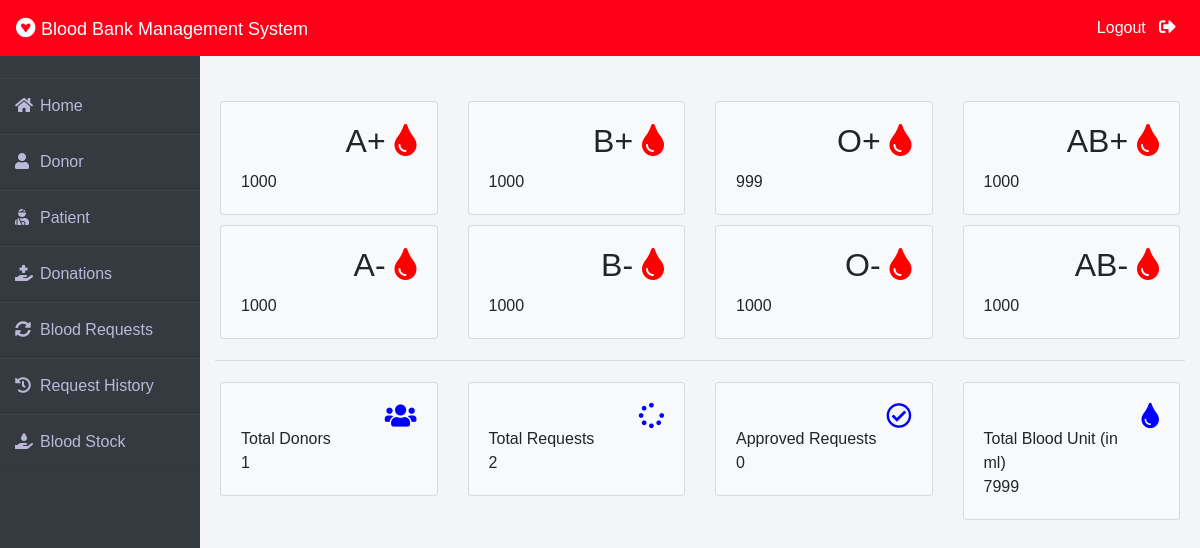
Screenshot of /admin-dashboard (signed in) with the database file from the repository.
### blood/models.py (models this page shows, shortened)
class Stock(models.Model):
    bloodgroup=models.CharField(max_length=10)
    unit=models.PositiveIntegerField(default=0)

### blood/views.py (the view)
# urls.py: path('admin-dashboard', views.admin_dashboard_view,name='admin-dashboard'),
@login_required(login_url='adminlogin')
def admin_dashboard_view(request):
    totalunit=models.Stock.objects.aggregate(Sum('unit'))
    dict={
        'A1':models.Stock.objects.get(bloodgroup="A+"),
        'A2':models.Stock.objects.get(bloodgroup="A-"),
        'B1':models.Stock.objects.get(bloodgroup="B+"),
        'B2':models.Stock.objects.get(bloodgroup="B-"),
        'AB1':models.Stock.objects.get(bloodgroup="AB+"),
        'AB2':models.Stock.objects.get(bloodgroup="AB-"),
        'O1':models.Stock.objects.get(bloodgroup="O+"),
        'O2':models.Stock.objects.get(bloodgroup="O-"),
        'totaldonors':dmodels.Donor.objects.all().count(),
        'totalbloodunit':totalunit['unit__sum'],
        'totalrequest':models.BloodRequest.objects.all().count(),
        'totalapprovedrequest':models.BloodRequest.objects.all().filter(status='Approved').count()
    }
    return render(request,'blood/admin_dashboard.html',context=dict)

### templates/blood/admin_dashboard.html
{% extends 'blood/adminbase.html' %}
{% block content %}
<br><br>
<div class="container">
    <div class="row">
        <div class="col-sm-3">
          <div class="card bg-light">
            <div class="card-body">
                <div class="blood">
                    <h2>A+ <i class="fas fa-tint"></i></h2>
                </div><br><br>
                <div>
                    {{A1.unit}}
                </div>
            </div>
          </div>
        </div>
        <div class="col-sm-3">
            <div class="card bg-light">
                <div class="card-body">
                    <div class="blood">
                        <h2>B+ <i class="fas fa-tint"></i></h2>
                    </div><br><br>
                    <div>
                      {{B1.unit}}
                    </div>
                </div>
              </div>
        </div>
        <div class="col-sm-3">
            <div class="card bg-light">
                <div class="card-body">
                    <div class="blood">
                        <h2>O+ <i class="fas fa-tint"></i></h2>
                    </div><br><br>
                    <div>
                      {{O1.unit}}
                    </div>
                </div>
              </div>
          </div>
          <div class="col-sm-3">
            <div class="card bg-light">
                <div class="card-body">
                    <div class="blood">
                        <h2>AB+ <i class="fas fa-tint"></i></h2>
                    </div><br><br>
                    <div>
                      {{AB1.unit}}
                    </div>
                </div>
              </div>
          </div>
      </div>
      <div class="row">
        <div class="col-sm-3">
          <div class="card bg-light">
            <div class="card-body">
                <div class="blood">
                    <h2>A- <i class="fas fa-tint"></i></h2>
                </div><br><br>
                <div>
                  {{A2.unit}}
                </div>
            </div>
          </div>
        </div>
        <div class="col-sm-3">
            <div class="card bg-light">
                <div class="card-body">
                    <div class="blood">
                        <h2>B- <i class="fas fa-tint"></i></h2>
                    </div><br><br>
                    <div>
                      {{B2.unit}}
                    </div>
                </div>
              </div>
        </div>
        <div class="col-sm-3">
            <div class="card bg-light">
                <div class="card-body">
                    <div class="blood">
                        <h2>O- <i class="fas fa-tint"></i></h2>
                    </div><br><br>
                    <div>
                      {{O2.unit}}
                    </div>
                </div>
              </div>
          </div>
          <div class="col-sm-3">
            <div class="card bg-light">
                <div class="card-body">
                    <div class="blood">
                        <h2>AB- <i class="fas fa-tint"></i></h2>
                    </div><br><br>
                    <div>
                      {{AB2.unit}}
                    </div>
                </div>
              </div>
          </div>
      </div>
<hr>
    <div class="row">
      <div class="col-sm-3">
        <div class="card bg-light">
          <div class="card-body">
              <div class="blood">
                  <i class="fas fa-users"></i>
              </div><br>
              <div>
                  Total Donors <br>
                  {{totaldonors}}
              </div>
          </div>
        </div>
      </div>
      <div class="col-sm-3">
          <div class="card bg-light">
              <div class="card-body">
                  <div class="blood">
                      <i class="fas fa-spinner"></i>
                  </div><br>
                  <div>
                      Total Requests <br>
                     {{totalrequest}}
                  </div>
              </div>
            </div>
      </div>
      <div class="col-sm-3">
          <div class="card bg-light">
              <div class="card-body">
                  <div class="blood">
                      <i class="far fa-check-circle"></i>
                  </div><br>
                  <div>
                      Approved Requests <br>
                      {{totalapprovedrequest}}
                  </div>
              </div>
            </div>
        </div>
        <div class="col-sm-3">
          <div class="card bg-light">
              <div class="card-body">
                  <div class="blood">
                      <i class="fas fa-tint xyz"></i>
                  </div><br>
                  <div>
                      Total Blood Unit (in ml) <br>
                      {{totalbloodunit}}
                  </div>
              </div>
            </div>
        </div>
    </div>
</div>
{% endblock content %}

### templates/blood/adminbase.html (shortened to what this page needs)
<!DOCTYPE html>
<html lang="en">
  <head>
    <link
      rel="stylesheet"
      href="https://maxcdn.bootstrapcdn.com/bootstrap/4.0.0/css/bootstrap.min.css"
    />
    <link
      rel="stylesheet"
      href="https://cdnjs.cloudflare.com/ajax/libs/font-awesome/5.14.0/css/all.css"
    />
  </head>
  <body>
    <nav class="navbar navbar-expand-lg navbar-light fixed-top bg-danger">
      <a style="color: white" class="navbar-brand" href="/"
        ><i class="fab fa-gratipay"></i>&nbsp;<font
          face="Comic sans MS"
          size="4"
          >Blood Bank Management System</font
        ></a
      >
      <div class="navbar-collapse collapse w-100 order-3 dual-collapse2">
        <ul class="navbar-nav ml-auto">
          <li class="nav-item">
            <a class="nav-link" style="color: white" href="/logout">Logout &nbsp; <i class="fas fa-sign-out-alt"></i
            ></a>
          </li>
        </ul>
      </div>
    </nav>
    <br /><br />
    <div class="wrapper">
      <div class="sidebar">
        <ul>
          <li>
            <a style="text-decoration: none" href="/"
              ><i class="fas fa-home"></i>Home</a
            >
          </li>
          <li>
            <a style="text-decoration: none" href="/admin-donor"
              ><i class="fas fa-user"></i>Donor</a
            >
          </li>
          <li>
            <a style="text-decoration: none" href="/admin-patient"
              ><i class="fas fa-user-injured"></i>Patient</a
            >
          </li>
          <li>
            <a style="text-decoration: none" href="/admin-donation"
              ><i class="fas fa-hand-holding-medical"></i>Donations</a
            >
          </li>
          <li>
            <a style="text-decoration: none" href="/admin-request"
              ><i class="fas fa-sync-alt"></i>Blood Requests</a
            >
          </li>
          <li>
            <a style="text-decoration: none" href="/admin-request-history"
              ><i class="fas fa-history"></i>Request History</a
            >
          </li>
          <li>
            <a style="text-decoration: none" href="/admin-blood"
              ><i class="fas fa-hand-holding-water"></i>Blood Stock</a
            >
          </li>
        </ul>
      </div>
      <div class="main_content">{% block content %} {% endblock content %}</div>
    </div>
  </body>
</html>

### templates/blood/adminbase.html (style rules this page uses)
.row { padding: 5px; }
.fa-tint { color: red; }
.blood { float: right; }
.fa-users { color: blue; font-size: 3ex; }
.fa-spinner { color: blue; font-size: 3ex; }
.fa-check-circle { color: blue; font-size: 3ex; }
.xyz { color: blue; font-size: 3ex; }
* { margin: 0; padding: 0; box-sizing: border-box; list-style: none; text-decoration: none; font-family: "Josefin Sans", sans-serif; }
body { background-color: #f3f5f9; }
.bg-danger { background-color: #ff0018 !important; }
.wrapper { display: flex; position: relative; }
.wrapper .sidebar { width: 200px; height: 100%; background: #343a40; padding: 30px 0px; position: fixed; }
.wrapper .sidebar ul li { padding: 15px; border-bottom: 1px solid #bdb8d7; border-bottom: 1px solid rgba(0, 0, 0, 0.05); border-top: 1px solid rgba(255, 255, 255, 0.05); }
.wrapper .sidebar ul li a { color: #bdb8d7; display: block; }
.wrapper .sidebar ul li a .fas { width: 25px; }
.wrapper .main_content { width: 100%; margin-left: 200px; }
.fa-sign-out-alt { color: white; font-size: 2ex; }

### rows the page displays
Stock: unit "1000"
Stock: unit "1000"
Stock: unit "999"
Stock: unit "1000"
Stock: unit "1000"
Stock: unit "1000"
Stock: unit "1000"
Stock: unit "1000"

### other values shown
{{ totaldonors }} "1"
{{ totalrequest }} "2"
{{ totalapprovedrequest }} "0"
{{ totalbloodunit }} "7999"
